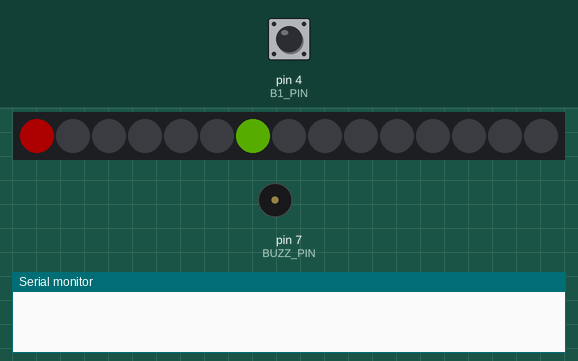
Simulated run of this sketch. Board: Arduino Nano, built with avr-gcc and run on an emulated ATmega328P. On the bench: 15 RGB LEDs in strip order, left to right, buzzer (waves = sounding), the last lines printed to the serial monitor. Inputs (shaded band) come from the test bench; at power-on: pin 4 (B1_PIN) HIGH. Dim RGB values are drawn brighter than linear; random numbers use the default seed unless the sketch sets one.

Above: at 1.25 s.
1.3 s: pin 4 (B1_PIN) pulled LOW for 0.15 s
At 1.93 s:
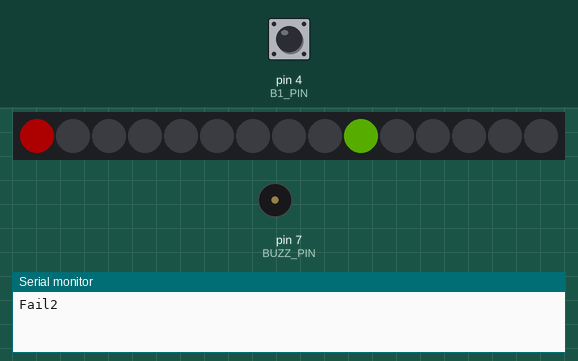
2.0 s: pin 4 (B1_PIN) pulsed LOW 5 times (0.12 s each, 0.3 s apart)
At 4.44 s:
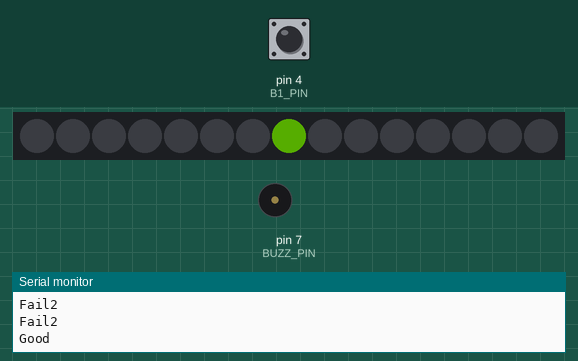
5.0 s: pin 4 (B1_PIN) pulled LOW for 1 s
At 5.2 s:
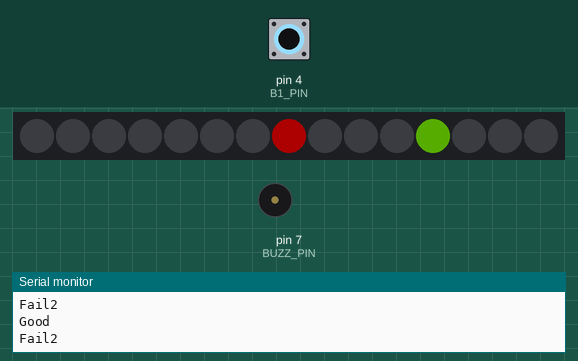
Timing chart, 0 to 8.0 s (numbered marks = the images above; inputs shaded):
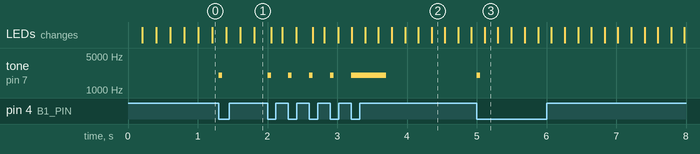

The sketch:

Reaction-Game---Arduino-Nano.ino
```cpp
#define LED_PIN 5    //пин светодиодной ленты
#define LED_NUM 15   // количество светодиодов

#include "FastLED.h" //библиотека для упраления адресной светодиодной ленты
CRGB leds[LED_NUM];

#define B1_PIN 4      // пин кнопки
#define BUZZ_PIN 7    // пин пищалки

// Мини класс кнопки //
#define BTN_DEB 20   // дебаунс, мс
struct Button {
  public:
    Button (byte pin) {
      _pin = pin;
      pinMode(_pin, INPUT_PULLUP);
    }
    bool click() {
      bool btnState = digitalRead(_pin);
      if (!btnState && !_flag && millis() - _tmr >= BTN_DEB) {
        _flag = true;
        _tmr = millis();
        return true;
      }
      if (btnState && _flag && millis() - _tmr >= BTN_DEB) {
        _flag = false;
        _tmr = millis();
      }
      return false;
    }
    uint32_t _tmr;
    byte _pin;
    bool _flag;
};

Button b1(B1_PIN);
void setup() {
  Serial.begin(9600);
  FastLED.addLeds< WS2812, LED_PIN, GRB>(leds, LED_NUM); //инициализация адресной светодиодной ленты
  FastLED.setBrightness(50); //яркость ленты

  pinMode(BUZZ_PIN, OUTPUT); //*пищалка*
}


byte center; //переменная *красного* светодиода (который "ловит" зелёный светодиод)
byte counter; //переменная зелёного светодиода

void loop() {
  FastLED.clear(); //очитска ленты
  leds[center] = CRGB::Red; //масивы для светодиодов leds[переменная светодиода] = CRGB::цвет - https://github.com/FastLED/FastLED/wiki/Pixel-reference#colors
  leds[counter] = CRGB::Chartreuse;

  ruN(); //
  //вызываем функции для работы игры
  but();//

  FastLED.show(); //вывод цветов на ленту
}

uint32_t tmr; //переменная для таймера

byte speeD = 200; //переменная для начальной скорости
byte val = 10; //на сколько будем уменьшать скорость
//вы программист-меняйте и делайте как вам удобно

void but() { //функция отработки нажания кнопки
  if (b1.click()) {  //если кнопка нажата.....
    if (counter == center) {  //сравниваем положение зелёного и красного светодиода
      tone(BUZZ_PIN, 2000, 500); //звучание *пищалки*
       speeD -= val; //уменьшаем скорость
     if(speeD <= 0) { //если скорость меньше 0 ,снова возобновляем начальную скорость
        speeD = 200;
       }
      center = random(LED_NUM); //случайное  положение красного светодиода
      Serial.println("Good");
      //Serial.println(speeD);
      //Serial.println(center);
    }
    else if (counter > center) {
      tone(BUZZ_PIN, 2000, 50);
      Serial.println("Fail2");
    }
    else if (counter < center) {
      tone(BUZZ_PIN, 1200, 50);
      Serial.println("Fail");
    }
  }
}

void ruN() { //движение зелёного светодиода
  if (millis() - tmr >= speeD) {
    tmr = millis();
    if (++counter >= LED_NUM) counter = 0;
  }
}
```

Measured:
- after the input at 1.3 s, tone on pin 7 (BUZZ_PIN): silent → 2000 Hz at once, → silent 0.05 s later
- after the input at 2.0 s, tone on pin 7 (BUZZ_PIN): goes 4 × (2000 Hz 0.05 s, silent 0.25 s), 2000 Hz 0.50 s, then silent, starting at once
- after the input at 5.0 s, tone on pin 7 (BUZZ_PIN): silent → 2000 Hz at once, → silent 0.05 s later
